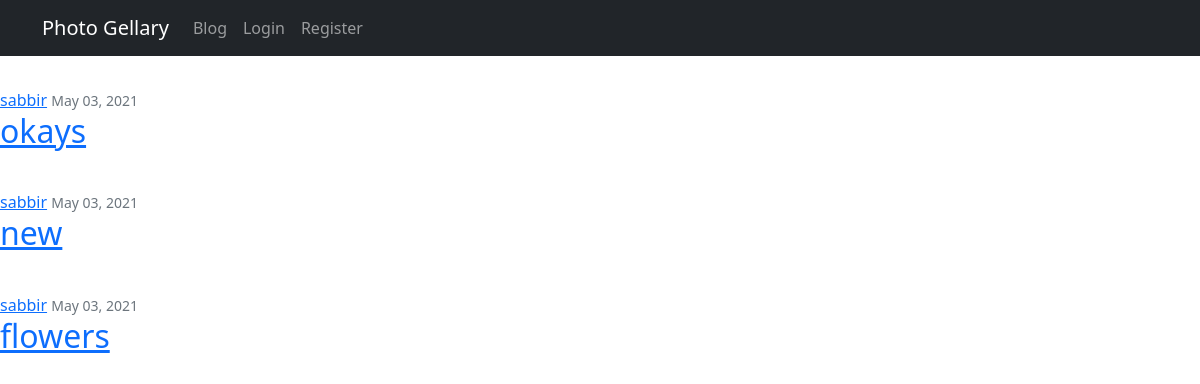
Before: /gellary/ with the older database file.
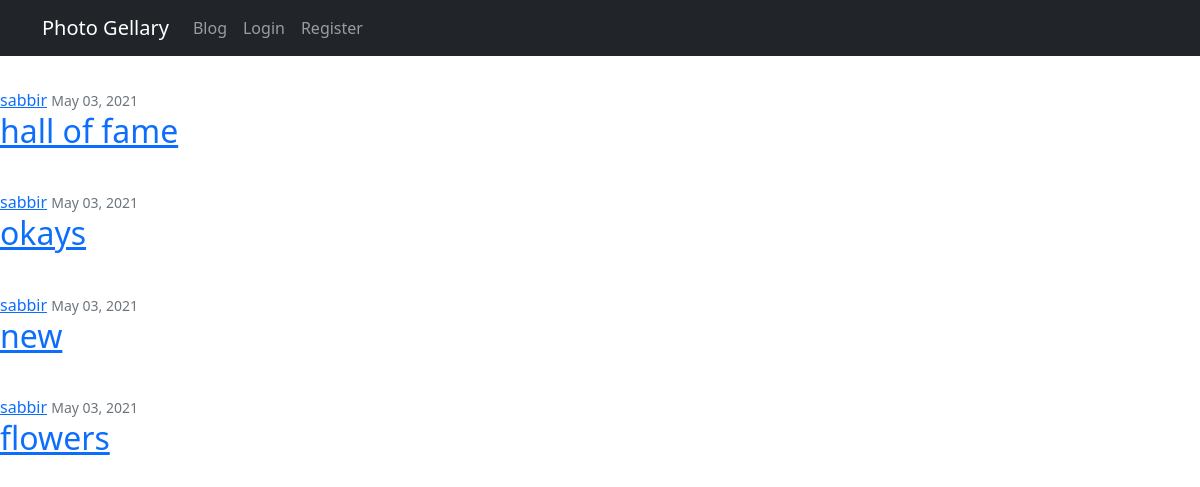
After: the same page with the newer database file.
### gellary/models.py (models this page shows, shortened)
class ImageAlbum(models.Model):
    title = models.CharField(max_length=100)
    date_posted = models.DateTimeField(default = timezone.now)
    author = models.ForeignKey(User, on_delete=models.CASCADE)
    cover_image = models.ImageField()
    image = models.ImageField(upload_to='photos/%Y/%m/%d/')
    image2 =  models.ImageField(upload_to='photos/%Y/%m/%d/', blank=True)
    image3 =  models.ImageField(upload_to='photos/%Y/%m/%d/', blank=True)
    image4 =  models.ImageField(upload_to='photos/%Y/%m/%d/', blank=True)
    image5 =  models.ImageField(upload_to='photos/%Y/%m/%d/', blank=True)
    image6 =  models.ImageField(upload_to='photos/%Y/%m/%d/', blank=True)
    image7 =  models.ImageField(upload_to='photos/%Y/%m/%d/', blank=True)
    image8 =  models.ImageField(upload_to='photos/%Y/%m/%d/', blank=True)
    image9 =  models.ImageField(upload_to='photos/%Y/%m/%d/', blank=True)
    image10 =  models.ImageField(upload_to='photos/%Y/%m/%d/', blank=True)
    is_public = models.BooleanField(default=True)

### gellary/views.py (the view)
# urls.py: path('gellary/', gellary, name='gellary'),
def gellary(request):
    gellary = ImageAlbum.objects.filter().order_by('-date_posted')
    context = {
        'gellary':gellary
    }
    return render(request,'gellary/gellary.html',context)

### templates/gellary/gellary.html (shortened to what this page needs)
{% extends "base.html" %}
{% block content %}
    <h1 class="mb-3">Posts by </h1>
    {% for post in gellary %}
        <article class="media content-section">
          <div class="media-body">
            <div class="article-metadata">
              <a class="mr-2" href="">{{ post.author }}</a>
              <small class="text-muted">{{ post.date_posted|date:"F d, Y" }}</small>
            </div>
            <h2><a class="article-title" href="{% url 'post-detail' post.id %}">{{ post.title }}</a></h2>
          </div>
        </article>
    {% endfor %}
{% endblock content %}

Changed rows visible on the page:
added ImageAlbum: author "sabbir", date_posted "May 03, 2021", title "hall of fame"
